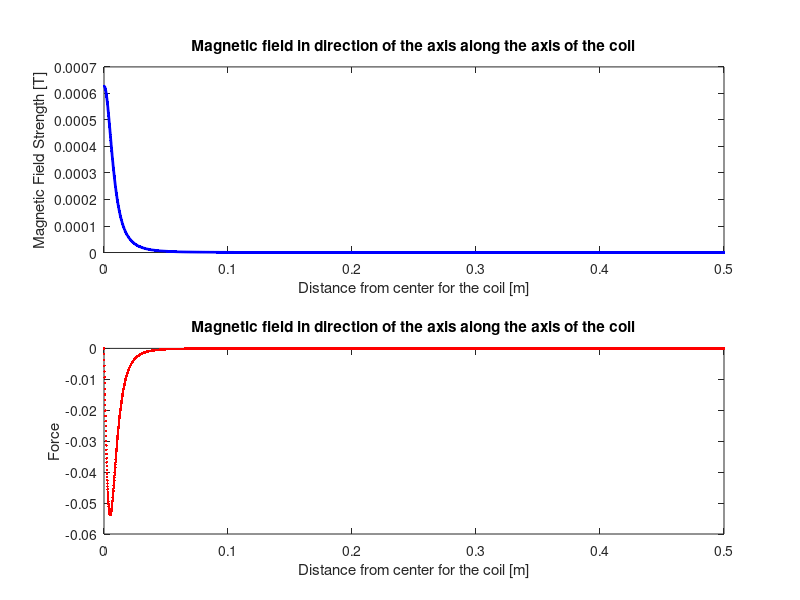

The MATLAB script that drew this image:
close all
clear all
%% Visualize point dipole model %%
% KEY
% h : magnetic field [3x1] exists in R3
% p : p_c - p_a
% p_c : center of actuator magnet
% p_a : center of actuator
% m_a : dipole moment of permanent magnet

% B : on-axis magnetic field from a current loop

m_a = [0 0 1]'; % saturization magnetization per unit volume of material
v = 1; % magnetic volume of material
mu_0 = 4*pi*10^-7; % [Tm/A]
I = 10; % current [A] I = V/R
R = 0.01; % radius of coil, 1cm [m]

z = 0:.0001:0.5; % distance from center for coil [m]

%% On axis magnetic field of a current loop

for i = 1:length(z)
    B(i) = mu_0 * I *R^2/(2*(z(i)^2 + R^2)^(3/2));
    Fz(i) = -v*m_a(3)*mu_0 * I *R^2/2*3*z(i)/((z(i)^2 + R^2)^(5/2));
end

figure('Position',[67 230 766 716]);
subplot(2,1,1)
plot(z,B,'.-b','LineWidth',2)
xlabel('Distance from center for the coil [m]')
ylabel('Magnetic Field Strength [T]')
title('Magnetic field in direction of the axis along the axis of the coil')
subplot(2,1,2)
plot(z,Fz,'.r','LineWidth',2)
xlabel('Distance from center for the coil [m]')
ylabel('Force')
title('Magnetic field in direction of the axis along the axis of the coil')